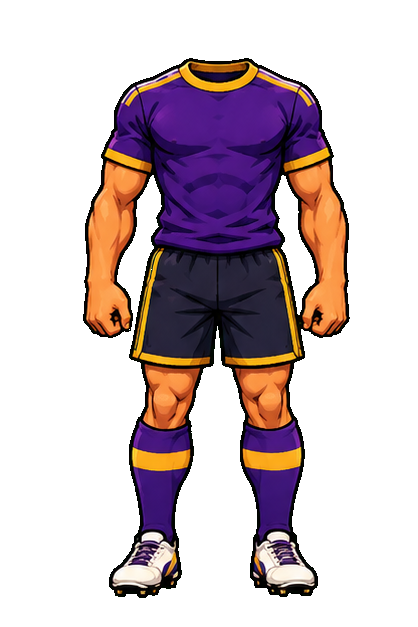
#> input picture references/analysis/stand_master_ai_v1/body/views_v3/headless_body_sheet_chroma_transparent_01.png, 418 x 627 px, found by its file name; its folder holds only this picture in this run
$ python collar_test.py
#> lines starting #> are read from the running program, lines starting #| are printed output that depends on the picture; after the words box and inside, x2 and y2 are one past the last pixel; in counts of white or black regions, pixels touching at a corner belong together
#> further down, ref is the input picture: PIL image 418x627 RGBA; mean R, G, B, A 36.9, 184.5, 25.8, 85
from PIL import Image
from pathlib import Path
root=Path(r'D:\My Projects\Supermagic_Football\SuperMagicFootball\references\analysis\stand_master_ai_v1')
views=['front','threeQuarterFrontLeft','left','threeQuarterBackLeft','back']
def collar(im):
 p=im.load(); a=im.getchannel('A'); b=a.point(lambda x:255 if x>=128 else 0).getbbox(); x0,y0,x1,y1=b; w=x1-x0; h=y1-y0
#> after `a = im.getchannel('A')`:
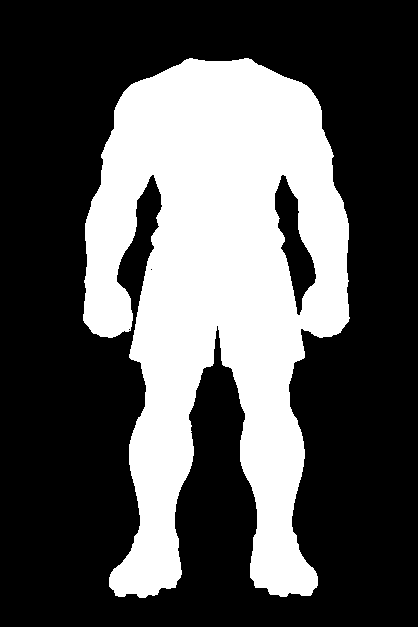
#> a: PIL image 418x627 L; 33.3% white; 1 white region, box (x1, y1, x2, y2) and area: (83, 58, 350, 598) 87345
#> after `b = a.point(lambda x: 255 if x >= 128 else 0).getbbox()`: b = (83, 58, 350, 598)
#> after `x0, y0, x1, y1 = b`: x0 = 83; y0 = 58; x1 = 350; y1 = 598
#> after `w = x1 - x0`: w = 267
#> after `h = y1 - y0`: h = 540
 # top-band horizontal center, robust to moving arms
 ys=range(y0,min(y1,y0+int(h*.12))); tx=[]
 for y in ys:
  for x in range(x0,x1):
   if p[x,y][3]>=128: tx.append(x)
 center=(min(tx)+max(tx))/2 if tx else (x0+x1)/2
#> center = 217.5
 radius=max(22,int(w*.18)); choices=[]
#> after `radius = max(22, int(w * 0.18))`: radius = 48
 for y in range(y0,y0+int(h*.10)):
  xs=[]
  for x in range(max(x0,int(center-radius)),min(x1,int(center+radius)+1)):
   r,g,bv,al=p[x,y]
   if al>=128 and r>140 and g>70 and r>g*1.12 and bv<110: xs.append(x)
  if not xs:continue
  groups=[];s=last=xs[0]
  for x in xs[1:]:
   if x<=last+2:last=x
   else:groups.append((s,last));s=last=x
  groups.append((s,last))
  gs=[q for q in groups if q[1]-q[0]+1>=5]
  if gs:
   g=max(gs,key=lambda z:(z[1]-z[0]+1,-abs((z[0]+z[1])/2-center)))
   choices.append((g[1]-g[0]+1,(g[0]+g[1])/2,y,g[0],g[1]))
#> this loop made 54 passes
#> g on passes 5 to 16: (240, 249), (193, 203), (195, 239), (199, 239), (198, 241), (197, 241), (192, 244), (195, 243), (200, 237), (205, 231), (178, 190), (176, 191)
#> after the loop, choices = 30 items, first 6: (10, 244.5, 62, 240, 249), (11, 198, 63, 193, 203), (45, 217, 64, 195, 239), (41, 219, 65, 199, 239), (44, 219.5, 66, 198, 241), (45, 219, 67, 197, 241)
 if not choices:return None,b
 # prefer best width near x center, median of top widths for stable estimate
 choices.sort(key=lambda z:(z[0],-abs(z[1]-center)),reverse=True)
 return choices[0],b
for i,v in enumerate(views,1):
 ref=Image.open(root/'body'/'views_v3'/f'headless_body_sheet_chroma_transparent_{i:02}.png').convert('RGBA')
 cr,rb=collar(ref)
#> cr = (58, 218.5, 83, 190, 247); rb = (83, 58, 350, 598)
 print('\n',v,'stand collar',cr,'bbox',rb)
#|  front stand collar (58, 218.5, 83, 190, 247) bbox (83, 58, 350, 598)
 for f in (1,2):
  p=root/'body'/'run_frames'/f'body_run_{v}_run_{f}.png'
#> (the run stopped early here; a loop or call above may not have finished)
